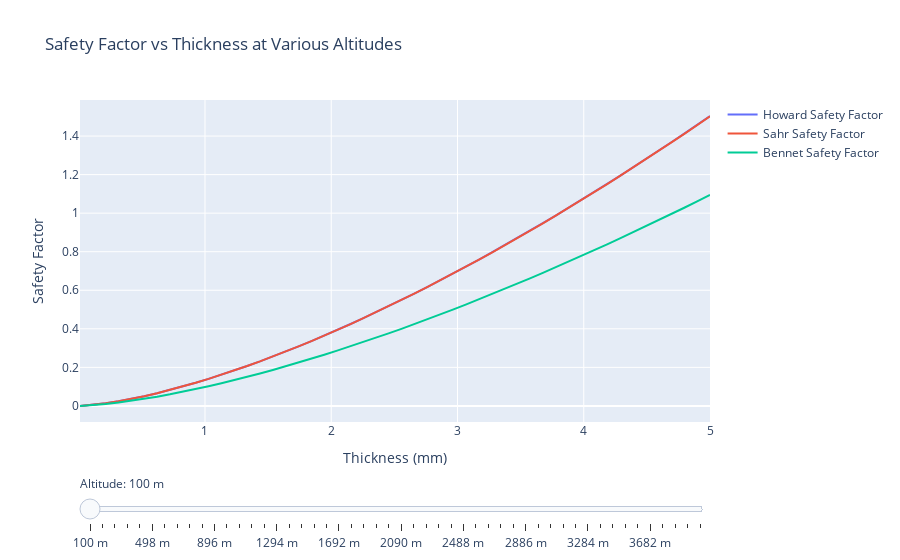

Source (notebook cell):
### Code cell
# Create a 2D interactive plot with Plotly for safety factors
safety_fig = make_subplots(rows=1, cols=1)

# Function to create traces for safety factors based on the selected altitude
def create_safety_factor_traces(altitude_idx):
    return [
        go.Scatter(x=thicknesses_array, y=howard_safety_factors[:, altitude_idx], mode='lines', name='Howard Safety Factor'),
        go.Scatter(x=thicknesses_array, y=sahr_safety_factors[:, altitude_idx], mode='lines', name='Sahr Safety Factor'),
        go.Scatter(x=thicknesses_array, y=bennet_safety_factors[:, altitude_idx], mode='lines', name='Bennet Safety Factor'),
    ]

# Add initial traces to the figure (for the first altitude)
initial_altitude_idx = 0
safety_fig.add_traces(create_safety_factor_traces(initial_altitude_idx))

# Create the slider steps for safety factors
safety_steps = []
for i, altitude in enumerate(altitude_range):
    step = dict(
        method='update',
        args=[{'y': [
            howard_safety_factors[:, i],
            sahr_safety_factors[:, i],
            bennet_safety_factors[:, i]
        ],
        'visible': [True, True, True]}],
        label=f'{altitude:.0f} m'
    )
    safety_steps.append(step)

# Add the slider to the safety factor figure
safety_fig.update_layout(
    sliders=[{
        'active': initial_altitude_idx,
        'currentvalue': {'prefix': 'Altitude: '},
        'pad': {'t': 50},
        'steps': safety_steps
    }],
    title='Safety Factor vs Thickness at Various Altitudes',
    xaxis_title='Thickness (mm)',
    yaxis_title='Safety Factor'
)

# Show the safety factor figure
safety_fig.show()

### Figure 1 — Plotly figure (JSON) as saved in the notebook; plotly's stock layout.template omitted (floating-point values rounded to 4 significant figures; data arrays with more than 128 entries replaced by an {"elided": "..."} marker saying what was removed)
{"data": [{"mode": "lines", "name": "Howard Safety Factor", "type": "scatter", "x": [0.01, 0.1118, 0.2137, 0.3155, 0.4173, 0.5192, 0.621, 0.7229, 0.8247, 0.9265, 1.028, 1.13, 1.232, 1.334, 1.436, 1.538, 1.639, 1.741, 1.843, 1.945, 2.047, 2.149, 2.25, 2.352, 2.454, 2.556, 2.658, 2.76, 2.861, 2.963, 3.065, 3.167, 3.269, 3.371, 3.472, 3.574, 3.676, 3.778, 3.88, 3.982, 4.083, 4.185, 4.287, 4.389, 4.491, 4.593, 4.694, 4.796, 4.898, 5], "y": [0.0001345, 0.005029, 0.01328, 0.02383, 0.03626, 0.05031, 0.06581, 0.08265, 0.1007, 0.1199, 0.1402, 0.1616, 0.1839, 0.2072, 0.2313, 0.2564, 0.2823, 0.309, 0.3365, 0.3647, 0.3938, 0.4235, 0.454, 0.4851, 0.517, 0.5495, 0.5827, 0.6165, 0.6509, 0.686, 0.7216, 0.7579, 0.7947, 0.8322, 0.8701, 0.9087, 0.9478, 0.9875, 1.028, 1.068, 1.11, 1.151, 1.194, 1.236, 1.28, 1.324, 1.368, 1.413, 1.458, 1.503]}, {"mode": "lines", "name": "Sahr Safety Factor", "type": "scatter", "x": [0.01, 0.1118, 0.2137, 0.3155, 0.4173, 0.5192, 0.621, 0.7229, 0.8247, 0.9265, 1.028, 1.13, 1.232, 1.334, 1.436, 1.538, 1.639, 1.741, 1.843, 1.945, 2.047, 2.149, 2.25, 2.352, 2.454, 2.556, 2.658, 2.76, 2.861, 2.963, 3.065, 3.167, 3.269, 3.371, 3.472, 3.574, 3.676, 3.778, 3.88, 3.982, 4.083, 4.185, 4.287, 4.389, 4.491, 4.593, 4.694, 4.796, 4.898, 5], "y": [0.0001344, 0.005026, 0.01327, 0.02382, 0.03623, 0.05027, 0.06577, 0.08259, 0.1006, 0.1199, 0.1401, 0.1615, 0.1838, 0.207, 0.2312, 0.2562, 0.2821, 0.3088, 0.3363, 0.3645, 0.3935, 0.4232, 0.4537, 0.4848, 0.5167, 0.5491, 0.5823, 0.6161, 0.6505, 0.6855, 0.7212, 0.7574, 0.7942, 0.8316, 0.8696, 0.9081, 0.9472, 0.9868, 1.027, 1.068, 1.109, 1.151, 1.193, 1.236, 1.279, 1.323, 1.367, 1.412, 1.457, 1.503]}, {"mode": "lines", "name": "Bennet Safety Factor", "type": "scatter", "x": [0.01, 0.1118, 0.2137, 0.3155, 0.4173, 0.5192, 0.621, 0.7229, 0.8247, 0.9265, 1.028, 1.13, 1.232, 1.334, 1.436, 1.538, 1.639, 1.741, 1.843, 1.945, 2.047, 2.149, 2.25, 2.352, 2.454, 2.556, 2.658, 2.76, 2.861, 2.963, 3.065, 3.167, 3.269, 3.371, 3.472, 3.574, 3.676, 3.778, 3.88, 3.982, 4.083, 4.185, 4.287, 4.389, 4.491, 4.593, 4.694, 4.796, 4.898, 5], "y": [9.788e-05, 0.003661, 0.009667, 0.01735, 0.02639, 0.03662, 0.0479, 0.06015, 0.0733, 0.08729, 0.1021, 0.1176, 0.1339, 0.1508, 0.1684, 0.1866, 0.2055, 0.2249, 0.2449, 0.2655, 0.2866, 0.3083, 0.3304, 0.3531, 0.3763, 0.4, 0.4241, 0.4487, 0.4738, 0.4993, 0.5252, 0.5516, 0.5784, 0.6057, 0.6333, 0.6614, 0.6899, 0.7187, 0.748, 0.7776, 0.8077, 0.8381, 0.8688, 0.9, 0.9315, 0.9633, 0.9956, 1.028, 1.061, 1.094]}], "layout": {"sliders": [{"active": 0, "currentvalue": {"prefix": "Altitude: "}, "pad": {"t": 50}, "steps": [{"args": [{"visible": [true, true, true], "y": {"elided": "3x50 float values"}}], "label": "100 m", "method": "update"}, {"args": [{"visible": [true, true, true], "y": {"elided": "3x50 float values"}}], "label": "180 m", "method": "update"}, {"args": [{"visible": [true, true, true], "y": {"elided": "3x50 float values"}}], "label": "259 m", "method": "update"}, {"args": [{"visible": [true, true, true], "y": {"elided": "3x50 float values"}}], "label": "339 m", "method": "update"}, {"args": [{"visible": [true, true, true], "y": {"elided": "3x50 float values"}}], "label": "418 m", "method": "update"}, {"args": [{"visible": [true, true, true], "y": {"elided": "3x50 float values"}}], "label": "498 m", "method": "update"}, {"args": [{"visible": [true, true, true], "y": {"elided": "3x50 float values"}}], "label": "578 m", "method": "update"}, {"args": [{"visible": [true, true, true], "y": {"elided": "3x50 float values"}}], "label": "657 m", "method": "update"}, {"args": [{"visible": [true, true, true], "y": {"elided": "3x50 float values"}}], "label": "737 m", "method": "update"}, {"args": [{"visible": [true, true, true], "y": {"elided": "3x50 float values"}}], "label": "816 m", "method": "update"}, {"args": [{"visible": [true, true, true], "y": {"elided": "3x50 float values"}}], "label": "896 m", "method": "update"}, {"args": [{"visible": [true, true, true], "y": {"elided": "3x50 float values"}}], "label": "976 m", "method": "update"}, {"args": [{"visible": [true, true, true], "y": {"elided": "3x50 float values"}}], "label": "1055 m", "method": "update"}, {"args": [{"visible": [true, true, true], "y": {"elided": "3x50 float values"}}], "label": "1135 m", "method": "update"}, {"args": [{"visible": [true, true, true], "y": {"elided": "3x50 float values"}}], "label": "1214 m", "method": "update"}, {"args": [{"visible": [true, true, true], "y": {"elided": "3x50 float values"}}], "label": "1294 m", "method": "update"}, {"args": [{"visible": [true, true, true], "y": {"elided": "3x50 float values"}}], "label": "1373 m", "method": "update"}, {"args": [{"visible": [true, true, true], "y": {"elided": "3x50 float values"}}], "label": "1453 m", "method": "update"}, {"args": [{"visible": [true, true, true], "y": {"elided": "3x50 float values"}}], "label": "1533 m", "method": "update"}, {"args": [{"visible": [true, true, true], "y": {"elided": "3x50 float values"}}], "label": "1612 m", "method": "update"}, {"args": [{"visible": [true, true, true], "y": {"elided": "3x50 float values"}}], "label": "1692 m", "method": "update"}, {"args": [{"visible": [true, true, true], "y": {"elided": "3x50 float values"}}], "label": "1771 m", "method": "update"}, {"args": [{"visible": [true, true, true], "y": {"elided": "3x50 float values"}}], "label": "1851 m", "method": "update"}, {"args": [{"visible": [true, true, true], "y": {"elided": "3x50 float values"}}], "label": "1931 m", "method": "update"}, {"args": [{"visible": [true, true, true], "y": {"elided": "3x50 float values"}}], "label": "2010 m", "method": "update"}, {"args": [{"visible": [true, true, true], "y": {"elided": "3x50 float values"}}], "label": "2090 m", "method": "update"}, {"args": [{"visible": [true, true, true], "y": {"elided": "3x50 float values"}}], "label": "2169 m", "method": "update"}, {"args": [{"visible": [true, true, true], "y": {"elided": "3x50 float values"}}], "label": "2249 m", "method": "update"}, {"args": [{"visible": [true, true, true], "y": {"elided": "3x50 float values"}}], "label": "2329 m", "method": "update"}, {"args": [{"visible": [true, true, true], "y": {"elided": "3x50 float values"}}], "label": "2408 m", "method": "update"}, {"args": [{"visible": [true, true, true], "y": {"elided": "3x50 float values"}}], "label": "2488 m", "method": "update"}, {"args": [{"visible": [true, true, true], "y": {"elided": "3x50 float values"}}], "label": "2567 m", "method": "update"}, {"args": [{"visible": [true, true, true], "y": {"elided": "3x50 float values"}}], "label": "2647 m", "method": "update"}, {"args": [{"visible": [true, true, true], "y": {"elided": "3x50 float values"}}], "label": "2727 m", "method": "update"}, {"args": [{"visible": [true, true, true], "y": {"elided": "3x50 float values"}}], "label": "2806 m", "method": "update"}, {"args": [{"visible": [true, true, true], "y": {"elided": "3x50 float values"}}], "label": "2886 m", "method": "update"}, {"args": [{"visible": [true, true, true], "y": {"elided": "3x50 float values"}}], "label": "2965 m", "method": "update"}, {"args": [{"visible": [true, true, true], "y": {"elided": "3x50 float values"}}], "label": "3045 m", "method": "update"}, {"args": [{"visible": [true, true, true], "y": {"elided": "3x50 float values"}}], "label": "3124 m", "method": "update"}, {"args": [{"visible": [true, true, true], "y": {"elided": "3x50 float values"}}], "label": "3204 m", "method": "update"}, {"args": [{"visible": [true, true, true], "y": {"elided": "3x50 float values"}}], "label": "3284 m", "method": "update"}, {"args": [{"visible": [true, true, true], "y": {"elided": "3x50 float values"}}], "label": "3363 m", "method": "update"}, {"args": [{"visible": [true, true, true], "y": {"elided": "3x50 float values"}}], "label": "3443 m", "method": "update"}, {"args": [{"visible": [true, true, true], "y": {"elided": "3x50 float values"}}], "label": "3522 m", "method": "update"}, {"args": [{"visible": [true, true, true], "y": {"elided": "3x50 float values"}}], "label": "3602 m", "method": "update"}, {"args": [{"visible": [true, true, true], "y": {"elided": "3x50 float values"}}], "label": "3682 m", "method": "update"}, {"args": [{"visible": [true, true, true], "y": {"elided": "3x50 float values"}}], "label": "3761 m", "method": "update"}, {"args": [{"visible": [true, true, true], "y": {"elided": "3x50 float values"}}], "label": "3841 m", "method": "update"}, {"args": [{"visible": [true, true, true], "y": {"elided": "3x50 float values"}}], "label": "3920 m", "method": "update"}, {"args": [{"visible": [true, true, true], "y": {"elided": "3x50 float values"}}], "label": "4000 m", "method": "update"}]}], "title": {"text": "Safety Factor vs Thickness at Various Altitudes"}, "xaxis": {"anchor": "y", "domain": [0, 1], "title": {"text": "Thickness (mm)"}}, "yaxis": {"anchor": "x", "domain": [0, 1], "title": {"text": "Safety Factor"}}}}
